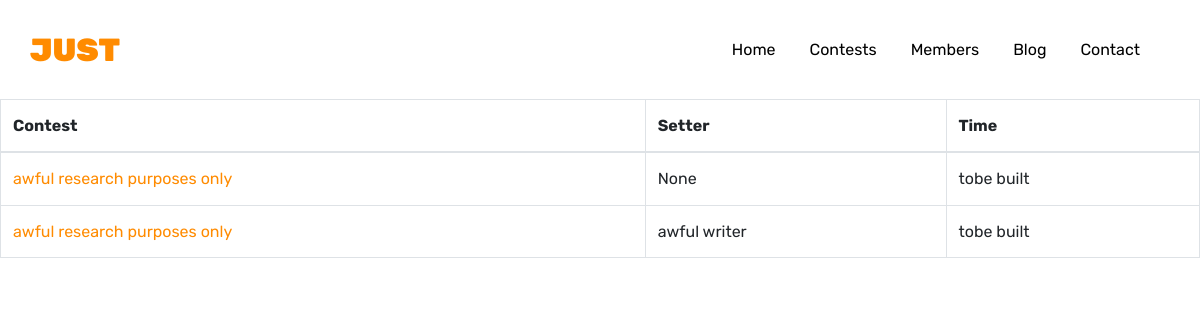
Page /home/ on the earlier database version.
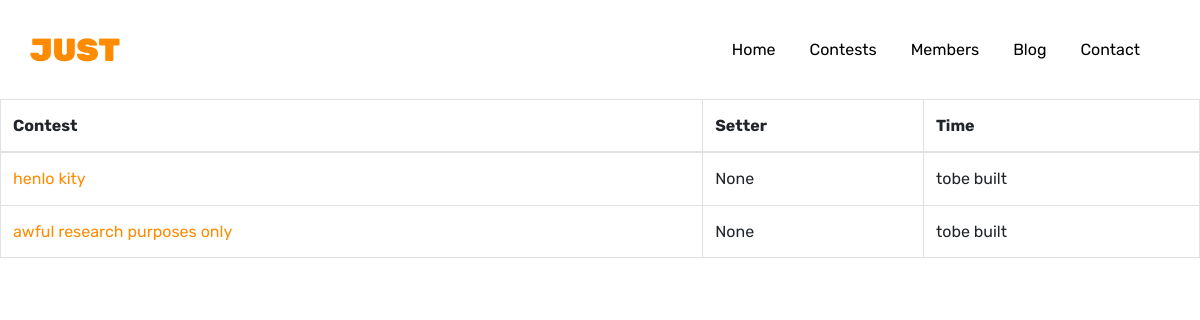
Same page on the later database version.
### createcontest/models.py (models this page shows, shortened)
class Createcontest(models.Model):
	contest_name = models.CharField(max_length=50,null=True)
	contest_setter = models.CharField(max_length=50,null=True)
	contest_time = models.DateTimeField(null=True,default=datetime.date.today)
	problem_name_1 = models.CharField(max_length=50,null=True)
	problem_time_limit_1 = models.CharField(max_length=50,null=True)
	problem_memory_limit_1 = models.CharField(max_length=50,null=True)
	problem_description_1 = RichTextField(null=True);
	problem_input_1 = RichTextField(null=True)
	problem_output_1 = RichTextField(null=True)
	problem_note_1 = RichTextField(null=True)
	problem_pic_url_1 = models.TextField(default="-")
	problem_pic_1 = models.TextField(null=True)
	problem_name_2 = models.CharField(max_length=50,null=True)
	problem_time_limit_2 = models.CharField(max_length=50,null=True)
	problem_memory_limit_2 = models.CharField(max_length=50,null=True)
	problem_description_2 = RichTextField(null=True);
	problem_input_2 = RichTextField(null=True);
	problem_output_2 = RichTextField(null=True);
	problem_note_2 = RichTextField(null=True)
	problem_pic_url_2 = models.TextField(default="-")
	problem_pic_2 = models.TextField(null=True)
	problem_name_3 = models.CharField(max_length=50,null=True)
	problem_time_limit_3 = models.CharField(max_length=50,null=True)
	problem_memory_limit_3 = models.CharField(max_length=50,null=True)
	problem_description_3 = RichTextField(null=True);
	problem_input_3 = RichTextField(null=True);
	problem_output_3 = RichTextField(null=True);
	problem_note_3 = RichTextField(null=True)
	problem_pic_url_3 = models.TextField(default="-")
	problem_pic_3 = models.TextField(null=True)
	problem_name_4 = models.CharField(max_length=50,null=True)
	problem_time_limit_4 = models.CharField(max_length=50,null=True)
	problem_memory_limit_4 = models.CharField(max_length=50,null=True)
	problem_description_4 = RichTextField(null=True);
	problem_input_4 = RichTextField(null=True);
	problem_output_4 = RichTextField(null=True);
	problem_note_4 = RichTextField(null=True)
	problem_pic_url_4 = models.TextField(default="-")
	problem_pic_4 = models.TextField(null=True)
	problem_name_5 = models.CharField(max_length=50,null=True)
	problem_time_limit_5 = models.CharField(max_length=50,null=True)
	problem_memory_limit_5 = models.CharField(max_length=50,null=True)
	problem_description_5 = RichTextField(null=True);
	problem_input_5 = RichTextField(null=True);
	problem_output_5 = RichTextField(null=True);
	problem_note_5 = RichTextField(null=True)
	problem_pic_url_5 = models.TextField(default="-")
	problem_pic_5 = models.TextField(null=True)

### frontpage/views.py (the view)
# urls.py: url(r'^home/(?P<pk>\d+)/$',views.problemlist,name='problemlist'),
def home(request):
	sitename = 'HOME'
	contest = Createcontest.objects.all()
	args = {'sitename':sitename,'contest':contest}
	return render(request,'front/home.html',args)

### frontpage/templates/front/home.html
{% extends 'front/master.html' %}
{% block mainblock %}
<table class="table table-bordered">
	<thead>
		<tr>
			<th scope="col">Contest</th>
			<th scope="col">Setter</th>
			<th scope="col">Time</th>
		</tr>
	</thead>
	<tbody>
		{% for i in contest reversed %}
		<tr>
			<td>
				<a href="{% url 'problemlist' pk=i.pk %}"> {{i.contest_name}} </a>
			</td>
			<td>{{i.contest_setter}}</td>
			<td>tobe built</td>
		</tr>
		{% endfor %}
	</tbody>
</table>
{% endblock %}

Differences in the rows shown:
removed Createcontest: contest_name "awful research purposes only", contest_setter "awful writer"
added Createcontest: contest_name "henlo kity", contest_setter "None"
